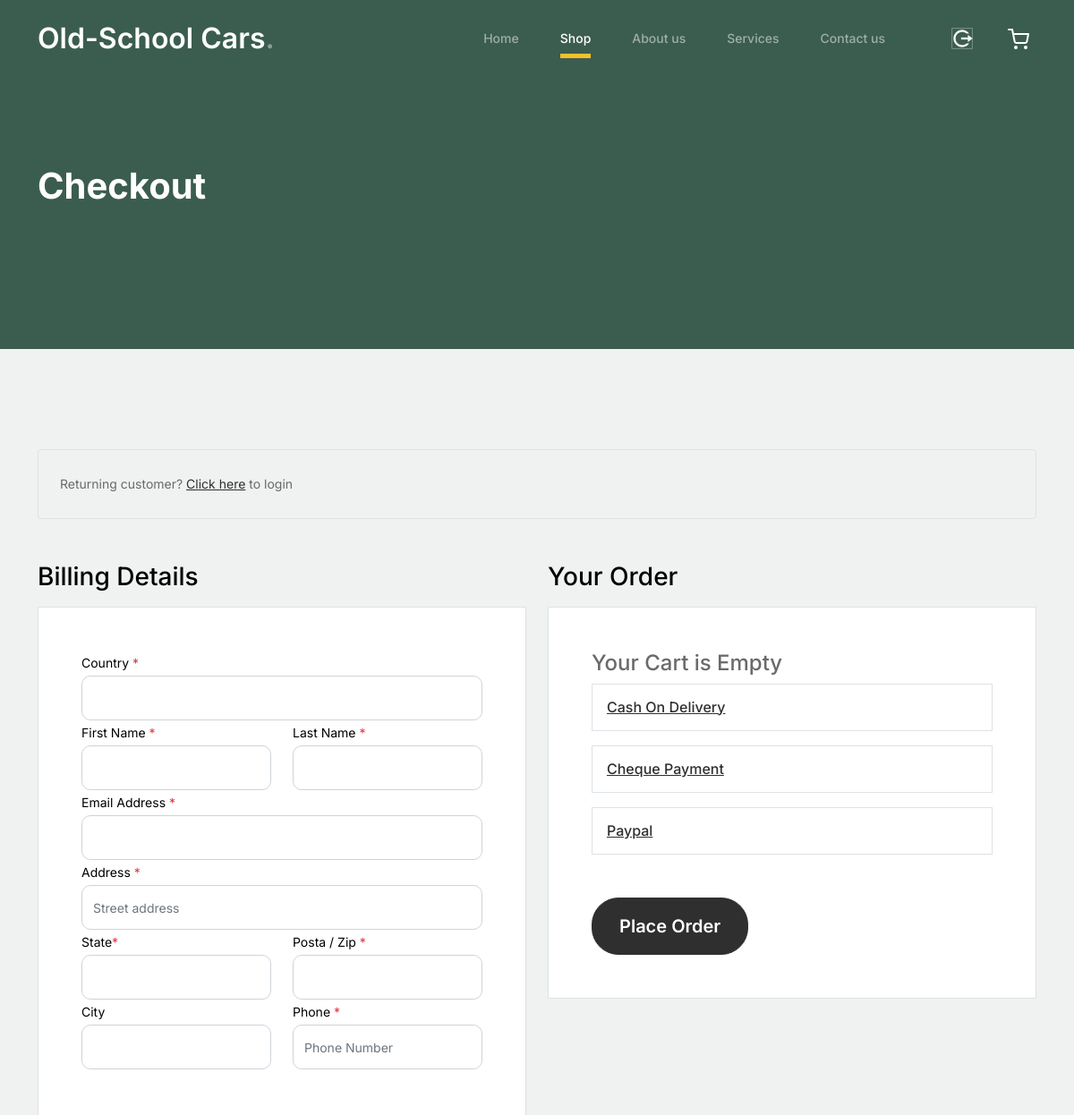
Page /checkout/ (signed in, upper part) on the earlier database version.
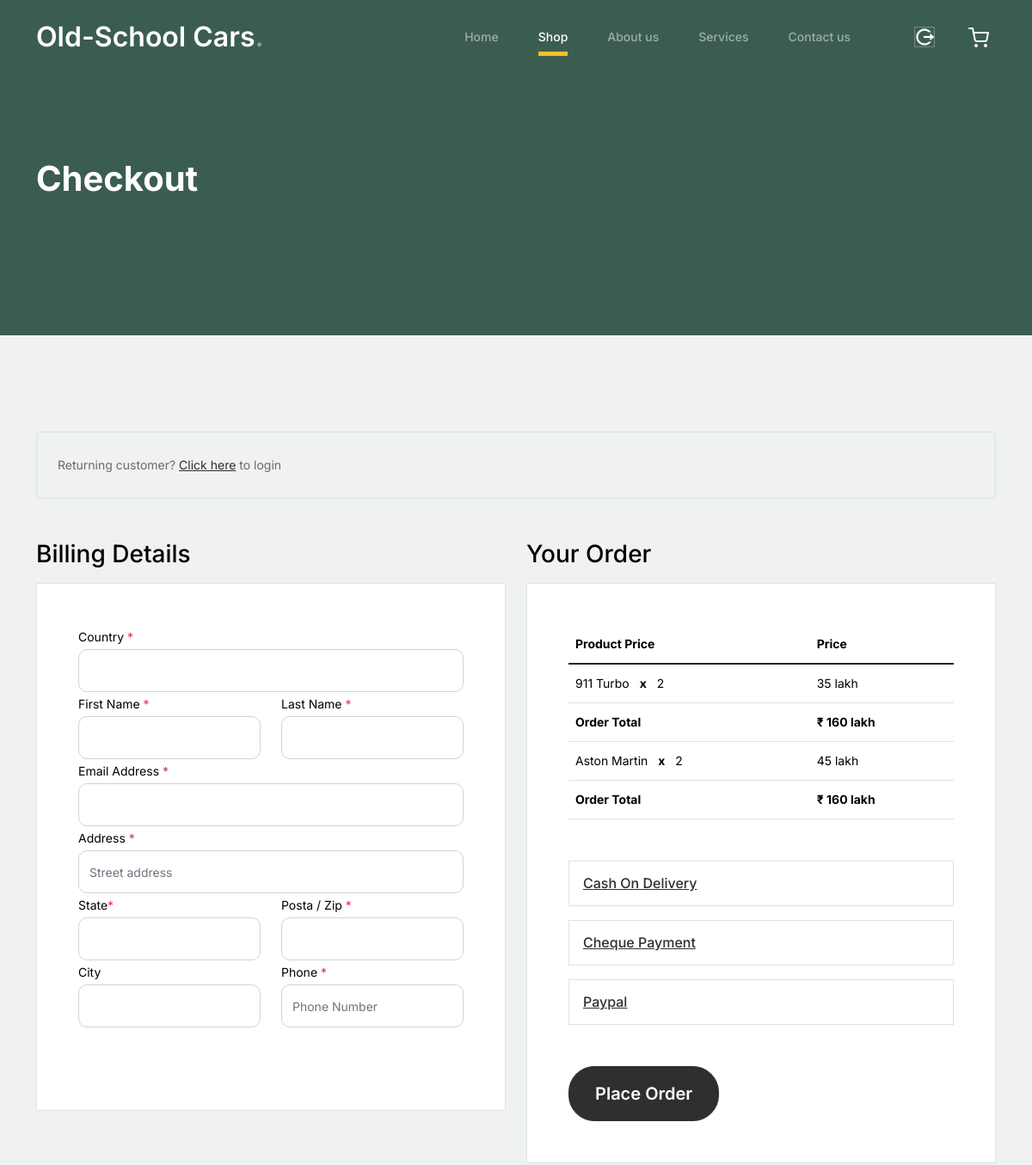
Same page on the later database version.
### store/models.py (models this page shows, shortened)
class Cart(models.Model):
    user = models.ForeignKey(User, on_delete=models.CASCADE)
    product = models.ForeignKey(Product, on_delete=models.CASCADE)
    product_qty = models.IntegerField(null=False, blank=False)
    created_at = models.DateTimeField(auto_now_add=True)

class Product(models.Model):
    category = models.ForeignKey(Category, on_delete=models.CASCADE)
    slug = models.CharField(max_length=150, null=False, blank=False)
    name = models.CharField(max_length=150, null=False, blank=False, )
    product_image = models.ImageField(upload_to=get_file_path, null=True, blank=True, help_text="upload in 198x148")
    quantity = models.IntegerField(null=False, blank=False)
    description = models.TextField(max_length=500, null=False, blank=False)
    price = models.FloatField(max_length=500, null=False, blank=False)
    status = models.BooleanField(default=False, help_text="0=Default, 1=Hidden")
    meta_title = models.CharField(max_length=150, null=False, blank=False)
    meta_keywords = models.CharField(max_length=150, null=False, blank=False)
    meta_description = models.TextField(max_length=500, null=False, blank=False)
    created_at = models.DateTimeField(auto_now_add=True)

### cars/controller/checkout.py (the view)
# urls.py: path('', views.index),
@login_required(login_url='login')
def index(request):
    rawcart = Cart.objects.filter(user=request.user)
    for item in rawcart:
        if item.product_qty > item.product.quantity:
            Cart.objects.delete(id=item.id)
    cartitems = Cart.objects.filter(user=request.user)
    total_price = 0
    for item in cartitems:
        total_price = total_price + item.product.price * item.product_qty
    context = {'cartitems':cartitems, 'total_price':total_price}
    return render(request,"store/checkout.html", context)

### templates/store/checkout.html (shortened to what the changed rows need)
<!doctype html>
{% load static%}
<html lang="en">
<head>
		<link href="{% static 'assets/css/bootstrap.min.css'%}" rel="stylesheet">
		<link href="https://cdnjs.cloudflare.com/ajax/libs/font-awesome/6.0.0-beta3/css/all.min.css" rel="stylesheet">
		<link href="{% static 'assets/css/tiny-slider.css'%}" rel="stylesheet">
		<link href="{% static 'assets/css/style.css'%}" rel="stylesheet">
        <link rel="stylesheet" href="//cdn.jsdelivr.net/npm/alertifyjs@1.13.1/build/css/alertify.min.css"/>
        <link rel="stylesheet" href="//cdn.jsdelivr.net/npm/alertifyjs@1.13.1/build/css/themes/default.min.css"/>
	</head>
	<body>
			<div class="hero">
				<div class="container">
					<div class="row justify-content-between">
						<div class="col-lg-5">
							<div class="intro-excerpt">
								<h1>Checkout</h1>
							</div>
						</div>
					</div>
				</div>
			</div>
		<div class="untree_co-section">
		    <div class="container">
				<form action="{% url 'placeorder' %}" method="POST">
		      <div class="row">
		        <div class="col-md-6 mb-5 mb-md-0">
		          <h2 class="h3 mb-3 text-black">Billing Details</h2>
		        </div>
		        <div class="col-md-6">
		          <div class="row mb-5">
		            <div class="col-md-12">
		              <h2 class="h3 mb-3 text-black">Your Order</h2>
		              <div class="p-3 p-lg-5 border bg-white">
						  {% if cartitems %}
		                <table class="table site-block-order-table mb-5">
		                  <thead>
						  <tr>
		                    <th>Product Price</th>
		                    <th>Price</th>
						  </tr>
		                  </thead>
		                  <tbody>
						  {% for item in cartitems %}
		                    <tr>
		                      <td>{{item.product.name}} <strong class="mx-2">x</strong> {{item.product_qty}}</td>
		                      <td>{{item.product.price  | stringformat:'d' }} lakh</td>
		                    </tr>
		                    <tr>
		                      <td class="text-black font-weight-bold"><strong>Order Total</strong></td>
		                      <td class="text-black font-weight-bold"><strong>₹ {{ total_price | stringformat:'d' }} lakh</strong></td>
		                    </tr>
						  {% endfor %}
		                  </tbody>
		                </table>
						  {% else %}
						  <h4>Your Cart is Empty</h4>
						  {% endif %}
		                <div class="border p-3 mb-3">
		                  <h3 class="h6 mb-0"><a class="d-block" data-bs-toggle="collapse" href="#collapsebank" role="button" aria-expanded="false" aria-controls="collapsebank">Cash On Delivery</a></h3>
		                </div>
		                <div class="border p-3 mb-3">
		                  <h3 class="h6 mb-0"><a class="d-block" data-bs-toggle="collapse" href="#collapsecheque" role="button" aria-expanded="false" aria-controls="collapsecheque">Cheque Payment</a></h3>
		                </div>
		                <div class="border p-3 mb-5">
		                  <h3 class="h6 mb-0"><a class="d-block" data-bs-toggle="collapse" href="#collapsepaypal" role="button" aria-expanded="false" aria-controls="collapsepaypal">Paypal</a></h3>
		                </div>
		                <div class="form-group">
		                  <button type="submit" class="btn btn-black btn-lg py-3 btn-block">Place Order</button>
		                </div>
		              </div>
		            </div>
		          </div>
		        </div>
		      </div>
				</form>
		    </div>
		  </div>
	</body>
</html>

Differences in the rows shown:
added Cart: product.name "911 Turbo", product_qty "2", product.price "35", total_price "160"
added Cart: product.name "Aston Martin", product_qty "2", product.price "45", total_price "160"
Other differences:
text no longer shown: "Your Cart is Empty"
text now shown: "Product Price Price"
